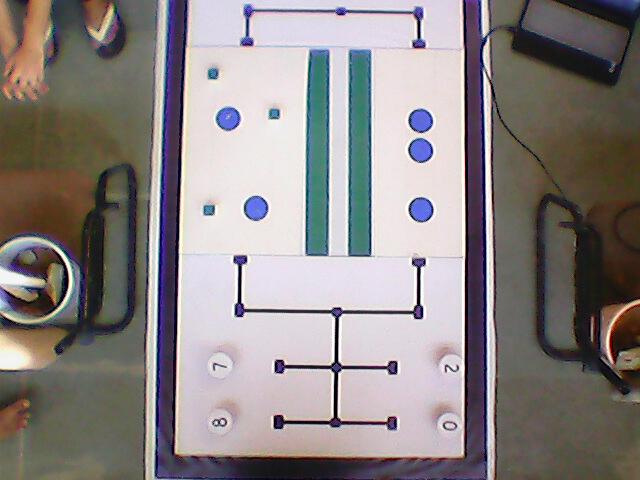
#> input picture EXPERIMENTATION/JustForFun/19.jpg, 640 x 480 px; the run also reads 1 picture not shown here
$ python 'countourImage _V2.1.py'   (older library calls are emulated)
#> lines starting #> are read from the running program, lines starting #| are printed output that depends on the picture; after the words box and inside, x2 and y2 are one past the last pixel; in counts of white or black regions, pixels touching at a corner belong together
# -*- coding: utf-8 -*-
'''
**************************************************************************
*                  IMAGE PROCESSING (e-Yantra 2014)
*                  ================================
*  This software is intended to teach image processing concepts
*
*  MODULE: Functions
*  Filename: contourImage.py
*  Version: 1.0.0
*  Date: November 3, 2014
*
*  Author: Arun Mukundan, e-Yantra Project, Department of Computer Science
*  and Engineering, Indian Institute of Technology Bombay.
*
*  Software released under Creative Commons CC BY-NC-SA
*
*  For legal information refer to:
*        http://creativecommons.org/licenses/by-nc-sa/4.0/legalcode
*
*
*  This software is made available on an “AS IS WHERE IS BASIS”.
*  Licensee/end user indemnifies and will keep e-Yantra indemnified from
*  any and all claim(s) that emanate from the use of the Software or
*  breach of the terms of this agreement.
*
*  e-Yantra - An MHRD project under National Mission on Education using
*  ICT(NMEICT)
*
**************************************************************************
'''

import numpy as np
import cv2
import sys
from matplotlib import pyplot as plt

def nothing(*arg):
        pass

cv2.namedWindow('COLOR')
cv2.createTrackbar('THRESH-1', 'COLOR', 0, 255, nothing)
cv2.createTrackbar('THRESH-2', 'COLOR', 0, 255, nothing)
cv2.createTrackbar('THRESH-3', 'COLOR', 0, 255, nothing)
cv2.createTrackbar('THRESH-4', 'COLOR', 0, 255, nothing)
cv2.createTrackbar('THRESH-5', 'COLOR', 0, 255, nothing)
cv2.createTrackbar('M1', 'COLOR', 1, 10, nothing)
cv2.createTrackbar('M2', 'COLOR', 1, 10, nothing)

img = cv2.imread('19.jpg')
#> img is the input picture: shape (480, 640, 3); mean B, G, R 132.1, 132.6, 139.1
template = cv2.imread('Digits_1/8.jpg',0)
w, h = template.shape[::-1]
#> w = 20; h = 12
img2 = img.copy()
output = img.copy()


############################# testing part  #########################
out = np.zeros(img.shape,np.uint8)

while True:

        gray = cv2.cvtColor(img,cv2.COLOR_BGR2GRAY)
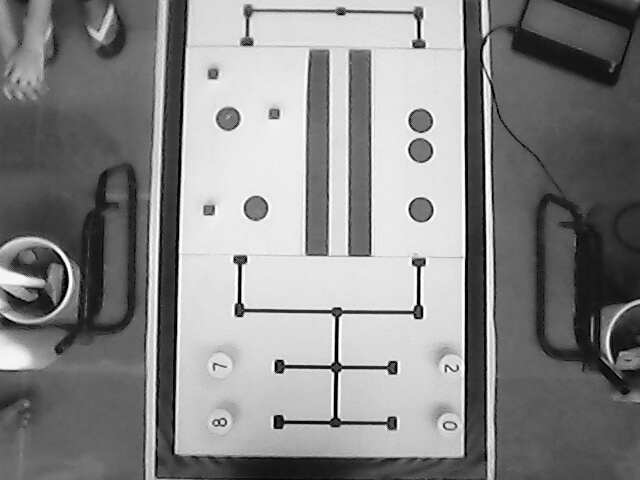
#> gray: shape (480, 640); min 0, max 255, mean 134.5
        #gray1 = cv2.cvtColor(template,cv2.COLOR_BGR2GRAY)

        th1 = cv2.getTrackbarPos('THRESH-1', 'COLOR')
        th2 = cv2.getTrackbarPos('THRESH-2', 'COLOR')
        th3 = cv2.getTrackbarPos('THRESH-3', 'COLOR')
        th4 = cv2.getTrackbarPos('THRESH-4', 'COLOR')
        th5 = cv2.getTrackbarPos('THRESH-5', 'COLOR')

        M1 = cv2.getTrackbarPos('M1', 'COLOR')
        M2 = cv2.getTrackbarPos('M2', 'COLOR')

        ret,thresh1 = cv2.threshold(gray,th1,255,cv2.THRESH_BINARY)
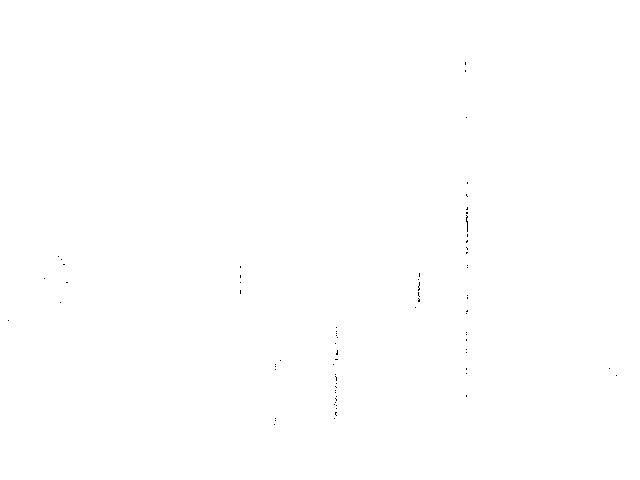
#> thresh1: shape (480, 640); 99.9% white; black in thin lines or dots, all inside (x1, y1, x2, y2) = (8, 62, 617, 425)
#> ret = 0
        #ret,thresh1_1 = cv2.threshold(template,th1,255,cv2.THRESH_BINARY)

        ret,thresh2 = cv2.threshold(gray,th2,255,cv2.THRESH_BINARY_INV)
        ret,thresh3 = cv2.threshold(gray,th3,255,cv2.THRESH_TRUNC)
#> thresh3: shape (480, 640); every value is 0
        ret,thresh4 = cv2.threshold(gray,th4,255,cv2.THRESH_TOZERO)
        ret,thresh5 = cv2.threshold(gray,th5,255,cv2.THRESH_TOZERO_INV)

        # [6 lines of commented-out code are left out]


        kernel = cv2.getStructuringElement(cv2.MORPH_ELLIPSE, (M1,M2))

        erosion = cv2.erode(thresh4,kernel,iterations = 1)
       # erosion_1 = cv2.erode(thresh1_1,kernel,iterations = 1)

        dilation = cv2.dilate(thresh4, kernel, iterations = 1)
       # dilation_1 = cv2.dilate(thresh1_1, kernel, iterations = 1)


        opening = cv2.dilate(erosion, kernel, iterations = 1)
       # opening_1 = cv2.dilate(erosion_1, kernel, iterations = 1)

        closing = cv2.erode(dilation, kernel, iterations = 1)
       # closing_1 = cv2.erode(dilation_1, kernel, iterations = 1)

        gradient = cv2.morphologyEx(img, cv2.MORPH_GRADIENT, kernel)
#> gradient: shape (480, 640, 3); every value is 0
       # gradient_1 = cv2.morphologyEx(template, cv2.MORPH_GRADIENT, kernel)

        cv2.imshow('erosion', erosion)
        cv2.imshow('dilation', dilation)
        cv2.imshow('opening', opening)
        cv2.imshow('closing', closing)


        # [4 lines of commented-out code are left out]


        img2 = cv2.subtract(dilation-opening,gray)
        cv2.imshow('subtract', img2)

        res = cv2.matchTemplate(erosion,template,cv2.TM_CCOEFF_NORMED)
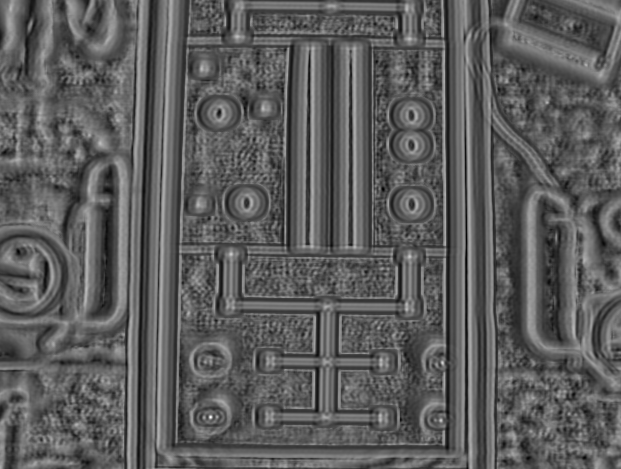
#> res: shape (469, 621) float32; min -0.524, max 0.886, mean -0.0101; drawn with min black and max white
        threshold = 0.7
        loc = np.where( res >= threshold)
#> loc = ([416, 417], [210, 210])
        for pt in zip(*loc[::-1]):
            cv2.rectangle(img, pt, (pt[0] + w, pt[1] + h), (0,0,255), 2)
#> this loop made 2 passes
#> pt on passes 1 to 2: (210, 416), (210, 417)
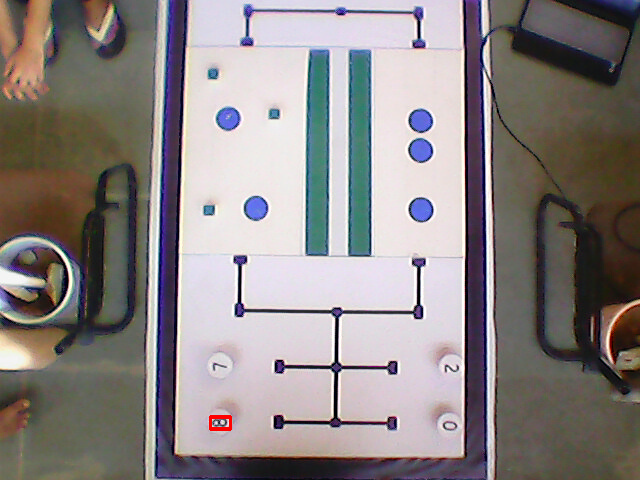
#> img: shape (480, 640, 3); 0.07% of pixels changed, all inside (x1, y1, x2, y2) = (209, 415, 232, 431)
        cv2.imshow('res.png',img)


        """
        circles = cv2.HoughCircles(thresh1,cv2.cv.CV_HOUGH_GRADIENT,1,10,param1=100,param2=30,minRadius=1,maxRadius=4)

        # ensure at least some circles were found
        if circles is not None:
	# convert the (x, y) coordinates and radius of the circles to integers
                circles = np.round(circles[0, :]).astype("int")
	# loop over the (x, y) coordinates and radius of the circles
                for (x, y, r) in circles:
		# draw the circle in the output image, then draw a rectangle
		# corresponding to the center of the circle
                        cv2.circle(output, (x, y), r, (0, 255, 0), 4)
                        cv2.rectangle(output, (x - 5, y - 5), (x + 5, y + 5), (0, 128, 255), -1)

	# show the output image
                cv2.imshow("output", np.hstack([img, output]))
        """
        ch = cv2.waitKey(5)
#> (key Esc is pressed here)
        if ch == 27:
            break
cv2.destroyAllWindows()
